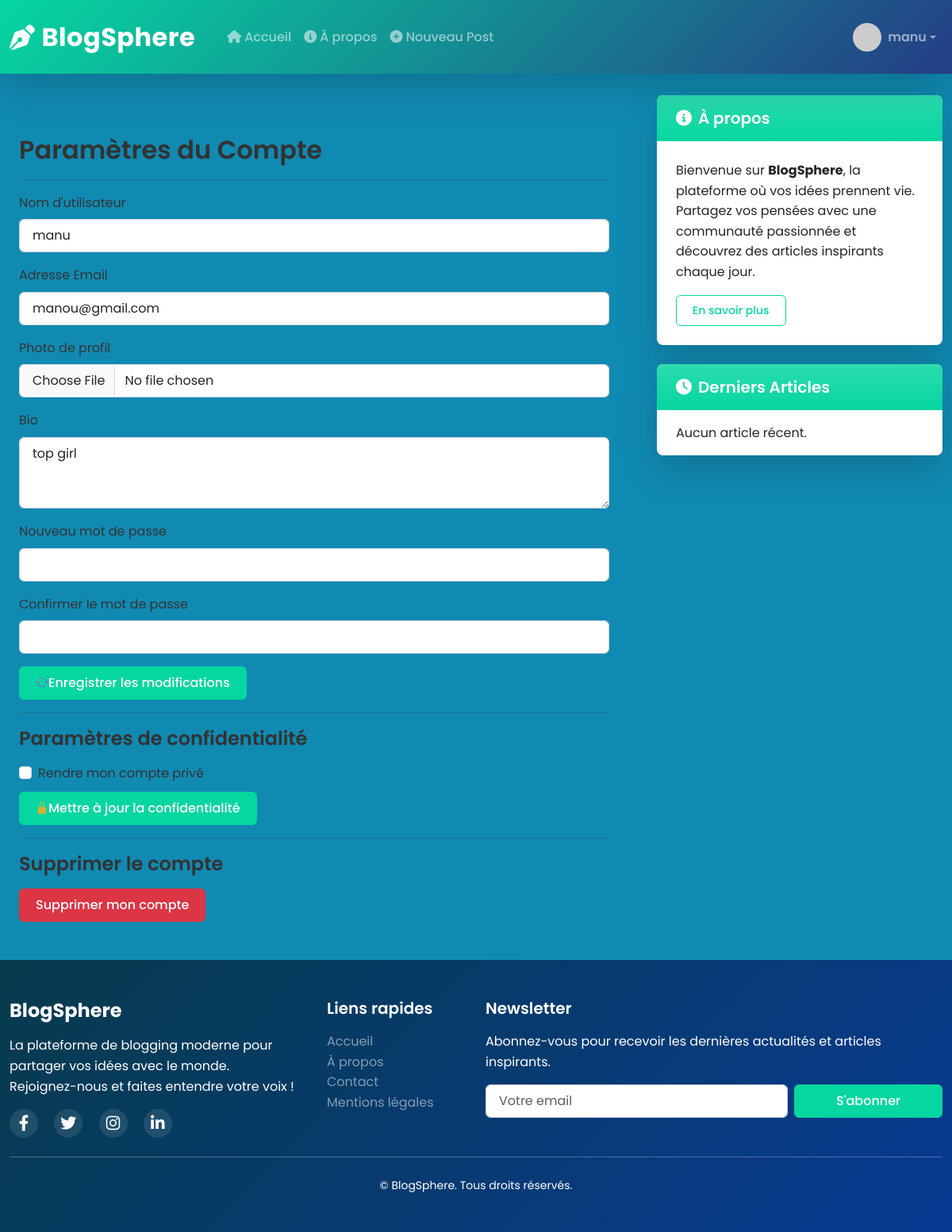
Page /parametre/ (signed in) on the earlier database version.
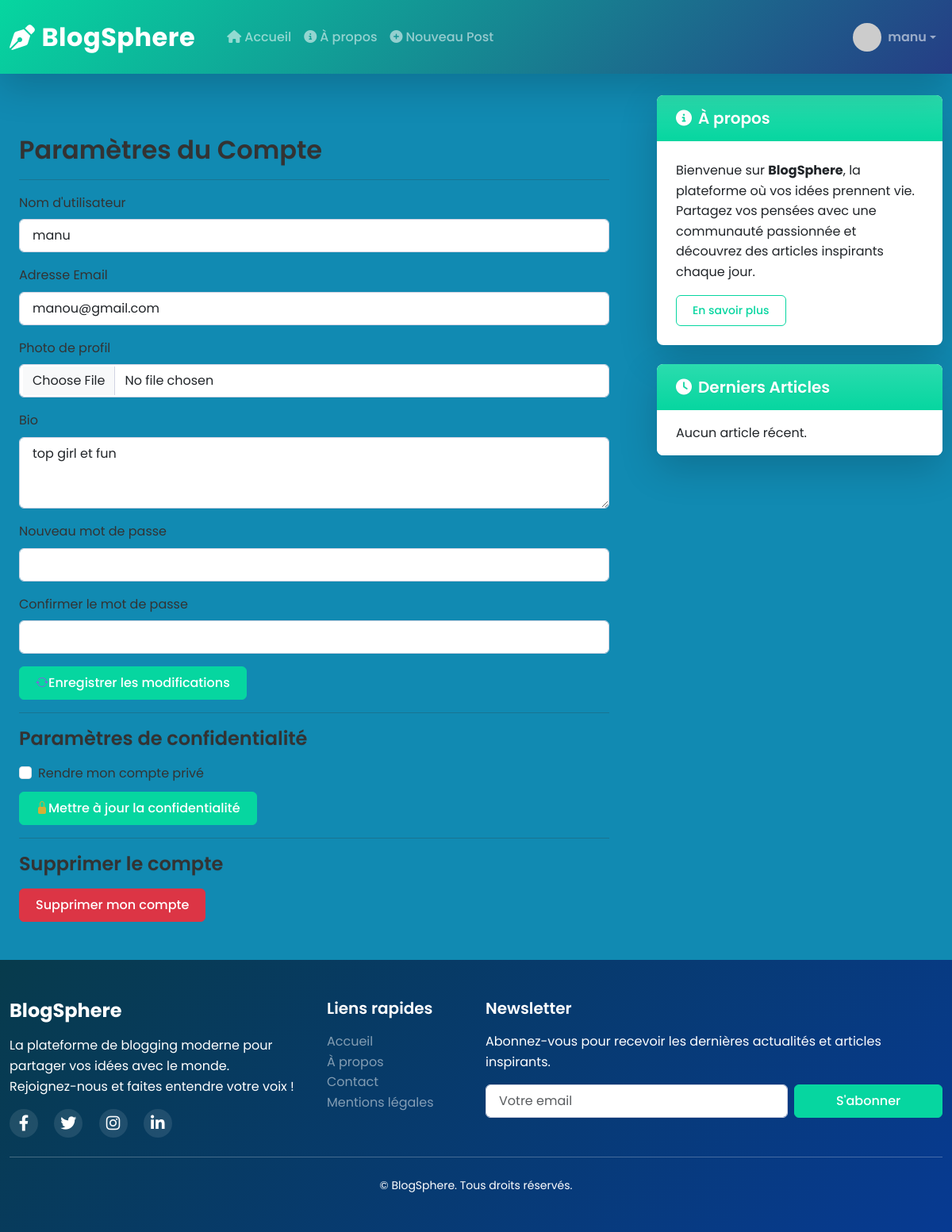
Same page on the later database version.
### blog/models.py (models this page shows, shortened)
class Person(AbstractBaseUser, PermissionsMixin):
    SEX_TYPES = (
        ('M', 'Male'),
        ('F', 'Feminine'),
    )
    username = models.CharField(max_length=150, unique=True)  # unique ajouté pour éviter doublons
    email = models.EmailField(unique=True)
    sex = models.CharField(max_length=1, choices=SEX_TYPES, blank=True, null=True)
    profile_picture = models.ImageField(upload_to='profiles/', blank=True, null=True, default='default.jpg')
    is_staff = models.BooleanField(default=False)
    is_superuser = models.BooleanField(default=False)
    is_active = models.BooleanField(default=True)
    groups = models.ManyToManyField(
        Group,
        related_name='person_set',
        blank=True,
        verbose_name='groups',
        help_text='The groups this user belongs to.'
    )
    user_permissions = models.ManyToManyField(
        Permission,
        related_name='person_permissions_set',
        blank=True,
        verbose_name='user permissions',
        help_text='Specific permissions for this user.'
    )
    objects = UserManager()
    USERNAME_FIELD = 'email'
    REQUIRED_FIELDS = ['username']
    class Meta:
        verbose_name = "Person"
        verbose_name_plural = "Persons"
        constraints = [
            models.UniqueConstraint(fields=['username', 'email'], name='unique_person_username_email')
        ]

class Profile(models.Model):
    user = models.OneToOneField(Person, on_delete=models.CASCADE)
    image = models.ImageField(default='default.jpg', upload_to='profile_pics')
    bio = models.TextField(max_length=500, blank=True)

### blog/views.py (the view)
# urls.py: path('parametre/', parametre, name='parametre'),
@login_required
def parametre(request):
    try:
        profile = request.user.profile
    except Profile.DoesNotExist:
        messages.warning(request, "Votre profil n'existe pas. Veuillez le créer.")
        return redirect('register')
    if request.method == 'POST':
        u_form = UserUpdateForm(request.POST, instance=request.user)
        p_form = ProfileUpdateForm(request.POST, request.FILES, instance=profile)
        if u_form.is_valid() and p_form.is_valid():
            u_form.save()
            p_form.save()
            messages.success(request, 'Paramètres mis à jour avec succès !')
            return redirect('parametre')
        else:
            messages.error(request, "Erreur lors de la mise à jour des paramètres.")
    else:
        u_form = UserUpdateForm(instance=request.user)
        p_form = ProfileUpdateForm(instance=profile)
    return render(request, 'blog/parametre.html', {'u_form': u_form, 'p_form': p_form})

### blog/forms.py
class UserUpdateForm(forms.ModelForm):
    email = forms.EmailField()
    class Meta:
        model = Person
        fields = ['username', 'email', 'sex', 'profile_picture']

class ProfileUpdateForm(forms.ModelForm):
    class Meta:
        model = Profile
        fields = ['image', 'bio']

### blog/templates/blog/parametre.html (shortened to what this page needs)
{% extends "blog/base.html" %}
{% block content %}
<div class="container mt-5">
    <h2>Paramètres du Compte</h2>
    <hr>
    <form method="post" enctype="multipart/form-data" action="{% url 'parametre' %}">
        <div class="mb-3">
            <label for="username" class="form-label">Nom d'utilisateur</label>
            <input type="text" class="form-control" id="username" name="username" value="{{ user.username }}">
        </div>
        <div class="mb-3">
            <label for="email" class="form-label">Adresse Email</label>
            <input type="email" class="form-control" id="email" name="email" value="{{ user.email }}">
        </div>
        <div class="mb-3">
            <label for="profile_pic" class="form-label">Photo de profil</label>
            <input type="file" class="form-control" id="profile_pic" name="profile_pic">
        </div>
        <div class="mb-3">
            <label for="bio" class="form-label">Bio</label>
            <textarea class="form-control" id="bio" name="bio" rows="3">{{ user.profile.bio }}</textarea>
        </div>
        <div class="mb-3">
            <label for="password" class="form-label">Nouveau mot de passe</label>
            <input type="password" class="form-control" id="password" name="password">
        </div>
        <div class="mb-3">
            <label for="password2" class="form-label">Confirmer le mot de passe</label>
            <input type="password" class="form-control" id="password2" name="password2">
        </div>
        <button type="submit" class="btn btn-primary"><i class="bi bi-arrow-repeat" style="color:rgb(124, 103, 219);" ></i>Enregistrer les modifications</button>
    </form>
    <hr>
    <h4>Paramètres de confidentialité</h4>
    <form method="post" action="{% url 'privacy-policy' %}">
        <div class="form-check">
            <input class="form-check-input" type="checkbox" value="1" id="private_account" name="private_account" {% if user.profile.private_account %}checked{% endif %}>
            <label class="form-check-label" for="private_account">
                Rendre mon compte privé
            </label>
        </div>
        <button type="submit" class="btn btn-primary mt-2"><i class="bi bi-lock-fill" style="color: #d4af37;"></i>Mettre à jour la confidentialité</button>
    </form>
    <hr>
    <h4>Supprimer le compte</h4>
    <form method="post" action="{% url 'delete-accounts' %}">
        <button type="submit" class="btn btn-danger" onclick="return confirm('Êtes-vous sûr de vouloir supprimer votre compte ? Cette action est irréversible.')">Supprimer mon compte</button>
    </form>
</div>
{% endblock %}

### blog/templates/blog/base.html (shortened to what the changed rows need)
{% load static %}
<!DOCTYPE html>
<html lang="fr">
<head>
    <link rel="stylesheet" href="https://cdn.jsdelivr.net/npm/bootstrap-icons@1.11.1/font/bootstrap-icons.css">
    <link href="https://cdn.jsdelivr.net/npm/bootstrap@5.3.0/dist/css/bootstrap.min.css" rel="stylesheet" />
    <link rel="stylesheet" href="https://cdnjs.cloudflare.com/ajax/libs/font-awesome/6.4.0/css/all.min.css" />
    <link rel="stylesheet" href="https://cdnjs.cloudflare.com/ajax/libs/animate.css/4.1.1/animate.min.css" />
    <link rel="stylesheet" href="{% static 'blog/css/main.css' %}" />
</head>
<body class="d-flex flex-column min-vh-100">
    <header>
        <nav class="navbar navbar-expand-lg navbar-dark shadow-lg fixed-top py-3 custom-navbar">
            <div class="container">
                <div class="collapse navbar-collapse" id="navbarNav">
                    <ul class="navbar-nav ms-auto">
                        {% if user.is_authenticated %}
                        <li class="nav-item dropdown">
                            <a class="nav-link dropdown-toggle d-flex align-items-center" href="#" id="userDropdown"
                               role="button" data-bs-toggle="dropdown" aria-expanded="false">
                                <img src="https://ui-avatars.com/api/?name={{ user.username }}&background=random"
                                     class="rounded-circle profile-img me-2" width="36" height="36" alt="Profile" />
                                <span class="fw-semibold">{{ user.username }}</span>
                            </a>
                        </li>
                        {% endif %}
                    </ul>
                </div>
            </div>
        </nav>
    </header>
    <main class="flex-grow-1 mt-5 pt-4">
        <div class="container my-5">
            <div class="row g-5">
                <div class="col-lg-8">
                    {% block content %}{% endblock %}
                </div>
            </div>
        </div>
    </main>
</body>
</html>

Differences in the rows shown:
changed through a linked row, Person "manu": bio "top girl" → "top girl et fun"
